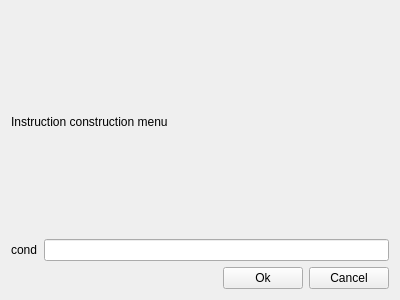
<?xml version="1.0" encoding="UTF-8"?>
<ui version="4.0">
 <class>InstructionDialog</class>
 <widget class="QWidget" name="InstructionDialog">
  <property name="geometry">
   <rect>
    <x>0</x>
    <y>0</y>
    <width>400</width>
    <height>300</height>
   </rect>
  </property>
  <property name="windowTitle">
   <string>Form</string>
  </property>
  <layout class="QVBoxLayout" name="verticalLayout">
   <item>
    <widget class="QLabel" name="label">
     <property name="text">
      <string>Instruction construction menu</string>
     </property>
    </widget>
   </item>
   <item>
    <layout class="QHBoxLayout" name="horizontalLayout_2">
     <item>
      <widget class="QLabel" name="label_2">
       <property name="text">
        <string>cond</string>
       </property>
      </widget>
     </item>
     <item>
      <widget class="QLineEdit" name="condField"/>
     </item>
    </layout>
   </item>
   <item>
    <layout class="QHBoxLayout" name="horizontalLayout">
     <item>
      <spacer name="horizontalSpacer">
       <property name="orientation">
        <enum>Qt::Horizontal</enum>
       </property>
       <property name="sizeHint" stdset="0">
        <size>
         <width>158</width>
         <height>20</height>
        </size>
       </property>
      </spacer>
     </item>
     <item>
      <widget class="QPushButton" name="pushButton">
       <property name="text">
        <string>Ok</string>
       </property>
      </widget>
     </item>
     <item>
      <widget class="QPushButton" name="pushButton_2">
       <property name="text">
        <string>Cancel</string>
       </property>
      </widget>
     </item>
    </layout>
   </item>
  </layout>
 </widget>
 <resources/>
 <connections/>
</ui>
